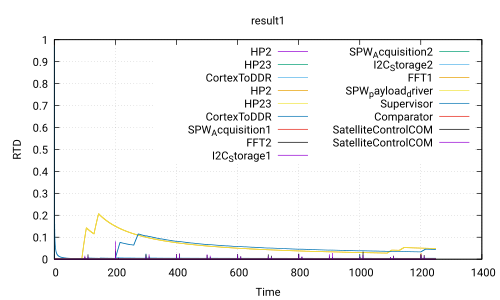

Write the gnuplot code that produced this figure.
 set title 'result1'
 set ylabel 'RTD'
 set xlabel 'Time'
 set grid
 set term pdf
 set output 'Use_case_DoubleCamera_Safety.ATIPPIC.executable260.0_40.0.pdf'
 plot 'Use_case_DoubleCamera_Safety.ATIPPIC.executable260.0_40.0.csv' using 1:2 with lines title 'HP2','Use_case_DoubleCamera_Safety.ATIPPIC.executable260.0_40.0.csv' using 1:3 with lines title 'HP23','Use_case_DoubleCamera_Safety.ATIPPIC.executable260.0_40.0.csv' using 1:4 with lines title 'CortexToDDR','Use_case_DoubleCamera_Safety.ATIPPIC.executable260.0_40.0.csv' using 1:5 with lines title 'HP2','Use_case_DoubleCamera_Safety.ATIPPIC.executable260.0_40.0.csv' using 1:6 with lines title 'HP23','Use_case_DoubleCamera_Safety.ATIPPIC.executable260.0_40.0.csv' using 1:7 with lines title 'CortexToDDR','Use_case_DoubleCamera_Safety.ATIPPIC.executable260.0_40.0.csv' using 1:8 with lines title 'SPW_Acquisition1','Use_case_DoubleCamera_Safety.ATIPPIC.executable260.0_40.0.csv' using 1:9 with lines title 'FFT2','Use_case_DoubleCamera_Safety.ATIPPIC.executable260.0_40.0.csv' using 1:10 with lines title 'I2C_Storage1','Use_case_DoubleCamera_Safety.ATIPPIC.executable260.0_40.0.csv' using 1:11 with lines title 'SPW_Acquisition2','Use_case_DoubleCamera_Safety.ATIPPIC.executable260.0_40.0.csv' using 1:12 with lines title 'I2C_Storage2','Use_case_DoubleCamera_Safety.ATIPPIC.executable260.0_40.0.csv' using 1:13 with lines title 'FFT1','Use_case_DoubleCamera_Safety.ATIPPIC.executable260.0_40.0.csv' using 1:14 with lines title 'SPW_payload_driver','Use_case_DoubleCamera_Safety.ATIPPIC.executable260.0_40.0.csv' using 1:15 with lines title 'Supervisor','Use_case_DoubleCamera_Safety.ATIPPIC.executable260.0_40.0.csv' using 1:16 with lines title 'Comparator','Use_case_DoubleCamera_Safety.ATIPPIC.executable260.0_40.0.csv' using 1:17 with lines title 'SatelliteControlCOM','Use_case_DoubleCamera_Safety.ATIPPIC.executable260.0_40.0.csv' using 1:18 with lines title 'SatelliteControlCOM'
